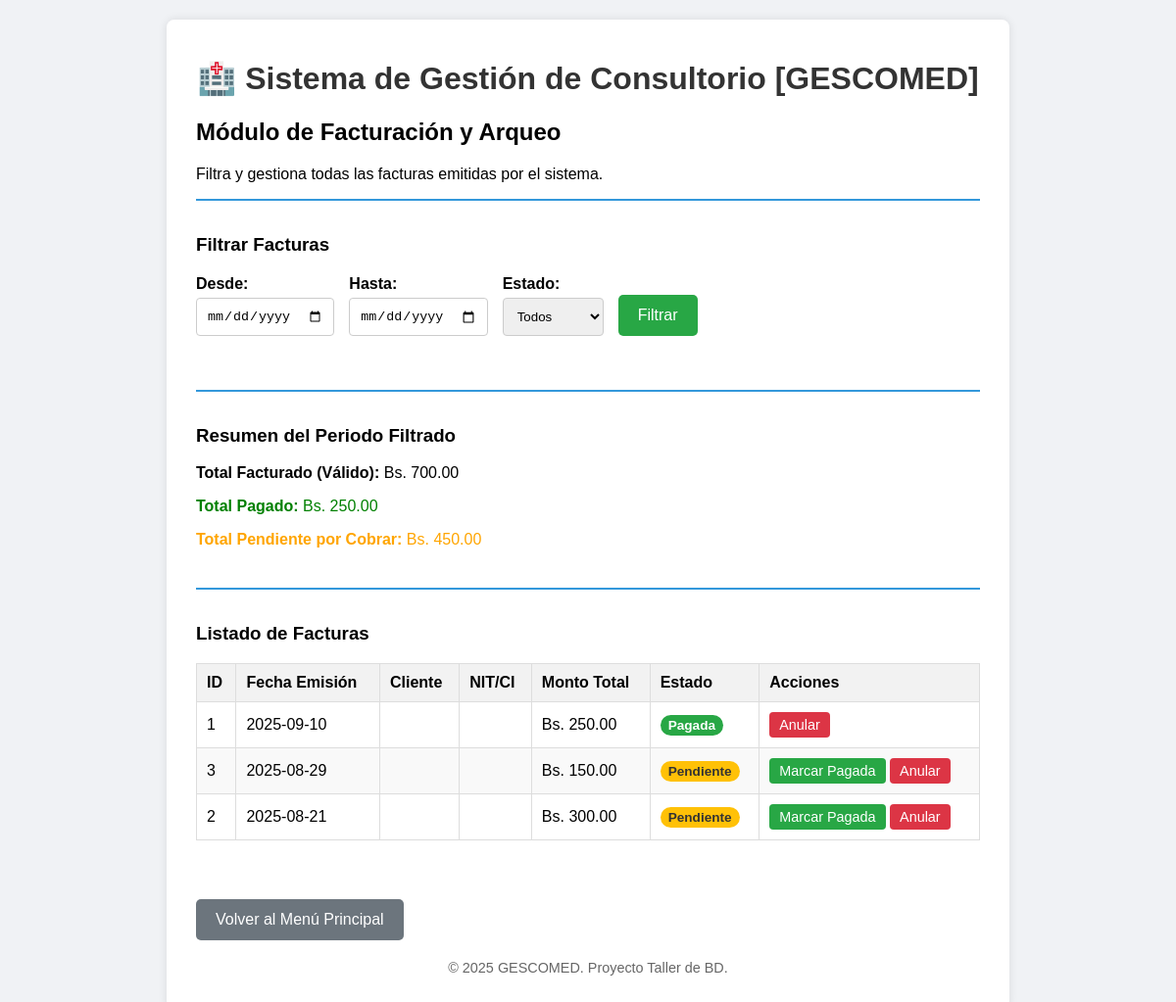
Page /app_php/facturacion.php on the earlier database version.
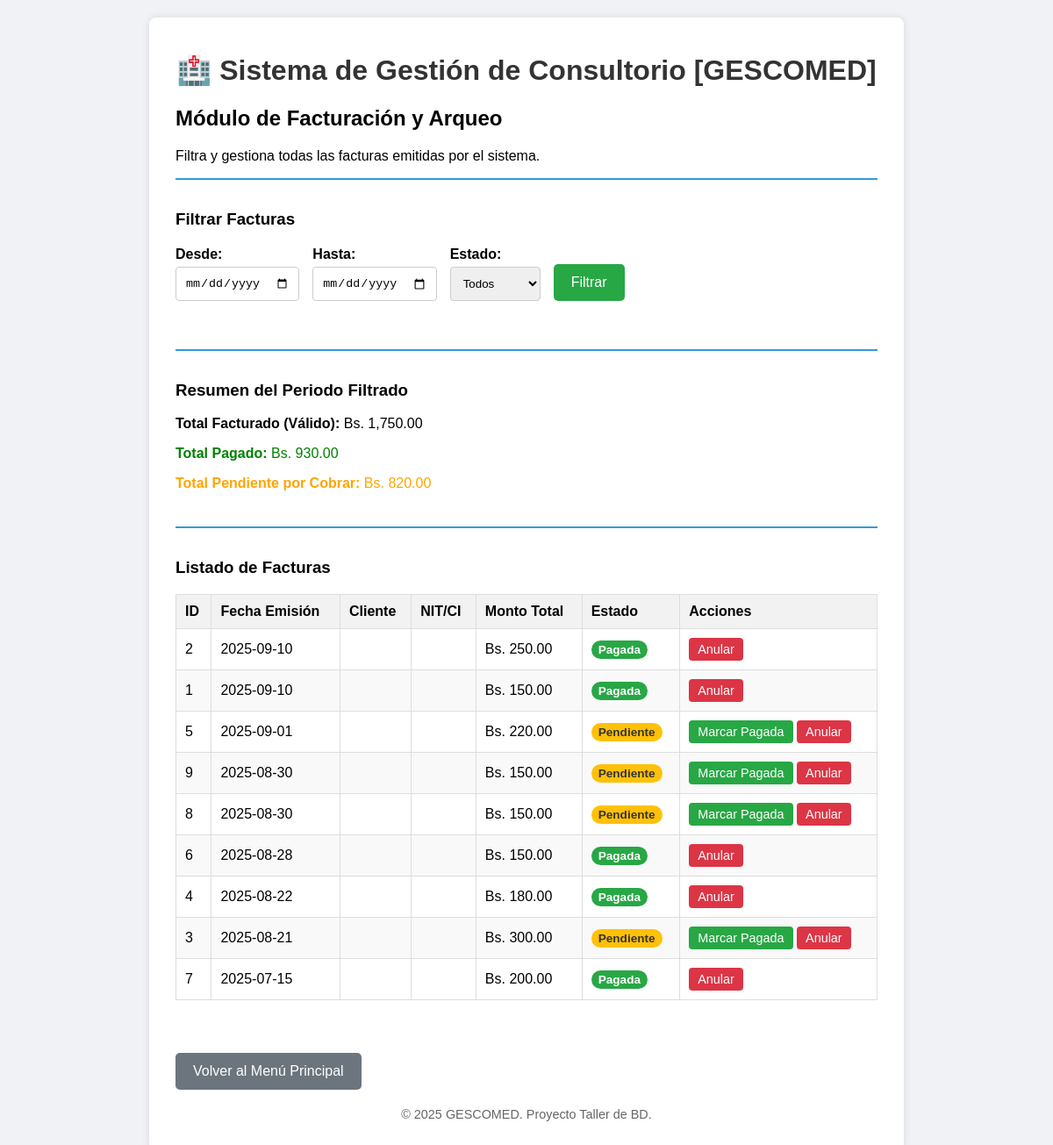
Same page on the later database version.
### tables this page shows
CREATE TABLE `factura` (
  `id_factura` int(11) NOT NULL,
  `id_cita` int(11) NOT NULL,
  `monto_total` decimal(10,2) NOT NULL,
  `estado_pago` enum('pendiente','pagada') DEFAULT 'pendiente',
  `fecha_emision` date NOT NULL
);

### app_php/facturacion.php (the view, shortened to what this page needs)
<?php
require_once 'includes/db_connection.php';
try {
    $fecha_inicio = $_GET['fecha_inicio'] ?? '';
    $fecha_fin = $_GET['fecha_fin'] ?? '';
    $estado_filtro = $_GET['estado_filtro'] ?? 'todos';
    $sql_base = "SELECT f.*, CONCAT(p.nombre, ' ', p.apellido) AS paciente_nombre
                 FROM factura f
                 JOIN cita c ON f.id_cita = c.id_cita
                 JOIN paciente p ON c.id_paciente = p.id_paciente";
    $params = [];
    $sql_base .= " ORDER BY f.fecha_emision DESC, f.id_factura DESC";
    $stmt = $pdo->prepare($sql_base);
    $stmt->execute($params);
    $facturas = $stmt->fetchAll();
    $total_facturado = 0;
    $total_pagado = 0;
    $total_pendiente = 0;
    foreach ($facturas as $factura) {
        if ($factura['estado_pago'] !== 'anulada') {
            $total_facturado += $factura['monto_total'];
            if ($factura['estado_pago'] === 'pagada') {
                $total_pagado += $factura['monto_total'];
            } else {
                $total_pendiente += $factura['monto_total'];
            }
        }
    }
} catch (PDOException $e) {
    $error_message = "Error al cargar las facturas: " . $e->getMessage();
    $facturas = [];
}
?>
<?php include 'includes/header.php'; ?>
<h2>Módulo de Facturación y Arqueo</h2>
<p>Filtra y gestiona todas las facturas emitidas por el sistema.</p>
<div class="report-container">
    <h3>Filtrar Facturas</h3>
    <form method="GET" class="data-form">
        <div style="display: flex; gap: 15px; align-items: flex-end;">
            <div class="form-group"><label for="fecha_inicio">Desde:</label><input type="date" name="fecha_inicio" value="<?php echo htmlspecialchars($fecha_inicio); ?>"></div>
            <div class="form-group"><label for="fecha_fin">Hasta:</label><input type="date" name="fecha_fin" value="<?php echo htmlspecialchars($fecha_fin); ?>"></div>
            <div class="form-group">
                <label for="estado_filtro">Estado:</label>
                <select name="estado_filtro">
                    <option value="todos" <?php if($estado_filtro == 'todos') echo 'selected'; ?>>Todos</option>
                </select>
            </div>
            <div class="form-group"><button type="submit" class="btn">Filtrar</button></div>
        </div>
    </form>
</div>
<div class="report-container">
    <h3>Resumen del Periodo Filtrado</h3>
    <p><strong>Total Facturado (Válido):</strong> Bs. <?php echo number_format($total_facturado, 2); ?></p>
    <p style="color: green;"><strong>Total Pagado:</strong> Bs. <?php echo number_format($total_pagado, 2); ?></p>
    <p style="color: orange;"><strong>Total Pendiente por Cobrar:</strong> Bs. <?php echo number_format($total_pendiente, 2); ?></p>
</div>
<div class="report-container">
    <h3>Listado de Facturas</h3>
    <table class="report-table">
        <thead>
            <tr>
                <th>ID</th>
                <th>Fecha Emisión</th>
                <th>Cliente</th>
                <th>NIT/CI</th>
                <th>Monto Total</th>
                <th>Estado</th>
                <th>Acciones</th>
            </tr>
        </thead>
        <tbody>
            <?php if (count($facturas) > 0): ?>
                <?php foreach ($facturas as $factura): ?>
                    <tr>
                        <td><?php echo htmlspecialchars($factura['id_factura']); ?></td>
                        <td><?php echo htmlspecialchars($factura['fecha_emision']); ?></td>
                        <td><?php echo htmlspecialchars($factura['razon_social_cliente']); ?></td>
                        <td><?php echo htmlspecialchars($factura['nit_cliente']); ?></td>
                        <td>Bs. <?php echo htmlspecialchars(number_format($factura['monto_total'], 2)); ?></td>
                        <td>
                            <span class="status-badge status-<?php echo htmlspecialchars($factura['estado_pago']); ?>">
                                <?php echo htmlspecialchars(ucfirst($factura['estado_pago'])); ?>
                            </span>
                        </td>
                        <td>
                            <?php if ($factura['estado_pago'] == 'pendiente'): ?>
                                <form method="POST" style="display:inline;">
                                    <button type="submit" class="btn-confirmar">Marcar Pagada</button>
                                </form>
                            <?php endif; ?>
                            <?php if ($factura['estado_pago'] != 'anulada'): ?>
                                <form method="POST" style="display:inline;" onsubmit="return confirm('¿Estás seguro de que quieres anular esta factura? Esta acción no se puede deshacer.');">
                                    <button type="submit" class="btn-cancelar">Anular</button>
                                </form>
                            <?php endif; ?>
                        </td>
                    </tr>
                <?php endforeach; ?>
            <?php else: ?>
                <tr><td colspan="7" style="text-align:center;">No se encontraron facturas con los filtros seleccionados.</td></tr>
            <?php endif; ?>
        </tbody>
    </table>
</div>
<a href="index.php" class="btn-secondary" style="display:inline-block; margin-top: 20px;">Volver al Menú Principal</a>
<?php include 'includes/footer.php'; ?>

### app_php/includes/header.php (shortened to what this page needs)
<!DOCTYPE html>
<html lang="es">
<head>
    <link rel="stylesheet" href="css/style.css">
</head>
<body>
<div class="container">
    <header>
        <h1>🏥 Sistema de Gestión de Consultorio [GESCOMED]</h1>
    </header>
    <main>

### app_php/includes/footer.php
</main>
    <footer>
        <p>&copy; <?php echo date("Y"); ?> GESCOMED. Proyecto Taller de BD.</p>
    </footer>
</div>
</body>
</html>

### app_php/css/style.css (style rules this page uses)
body { font-family: sans-serif; background-color: #f0f2f5; margin: 0; padding: 20px; }
.container { max-width: 800px; margin: auto; background: #fff; padding: 20px 30px; border-radius: 8px; box-shadow: 0 0 10px rgba(0,0,0,0.1); }
header h1 { text-align: center; color: #333; }
footer { text-align: center; margin-top: 20px; font-size: 0.9em; color: #666; }
.data-form { margin-top: 20px; }
.form-group { margin-bottom: 15px; }
.form-group label { display: block; margin-bottom: 5px; font-weight: bold; }
.form-group input[type="text"], .form-group input[type="date"], .form-group input[type="tel"], .form-group input[type="email"] { width: 100%; padding: 10px; border: 1px solid #ccc; border-radius: 4px; box-sizing: border-box; }
.btn, .btn-secondary { padding: 12px 20px; border: none; border-radius: 5px; cursor: pointer; text-decoration: none; font-size: 1em; display: inline-block; }
.btn { background-color: #28a745; color: white; }
.btn-secondary { background-color: #6c757d; color: white; }
.form-group input[type="text"], .form-group input[type="date"], .form-group input[type="time"], .form-group input[type="tel"], .form-group input[type="email"], .form-group select { width: 100%; padding: 10px; border: 1px solid #ccc; border-radius: 4px; box-sizing: border-box; }
.report-container { margin-bottom: 40px; border-top: 2px solid #3498db; padding-top: 15px; }
.report-table { width: 100%; border-collapse: collapse; margin-bottom: 20px; }
.report-table th, .report-table td { border: 1px solid #ddd; padding: 10px; text-align: left; }
.report-table thead { background-color: #f2f2f2; font-weight: bold; }
.report-table tbody tr:nth-child(even) { background-color: #f9f9f9; }
.btn-confirmar, .btn-cancelar { padding: 5px 10px; border: none; border-radius: 4px; color: white; cursor: pointer; font-size: 0.9em; }
.btn-confirmar { background-color: #28a745; }
.btn-cancelar { background-color: #dc3545; }
.status-badge { padding: 3px 8px; border-radius: 12px; font-size: 0.85em; font-weight: bold; color: white; }
.status-pendiente { background-color: #ffc107; color: #333; }
.status-pagada { background-color: #28a745; }

Differences in the rows shown:
changed factura id 2: fecha_emision "2025-08-21" → "2025-09-10"; monto_total "300.00" → "250.00"; estado_pago "Pendiente" → "Pagada"; no longer shows "Marcar Pagada"; moves up the list
changed factura id 1: monto_total "250.00" → "150.00"
added factura: id_factura "5", fecha_emision "2025-09-01", monto_total "220.00", estado_pago "Pendiente"
added factura: id_factura "9", fecha_emision "2025-08-30", monto_total "150.00", estado_pago "Pendiente"
added factura: id_factura "8", fecha_emision "2025-08-30", monto_total "150.00", estado_pago "Pendiente"
added factura: id_factura "6", fecha_emision "2025-08-28", monto_total "150.00", estado_pago "Pagada"
added factura: id_factura "4", fecha_emision "2025-08-22", monto_total "180.00", estado_pago "Pagada"
changed factura id 3: fecha_emision "2025-08-29" → "2025-08-21"; monto_total "150.00" → "300.00"
added factura: id_factura "7", fecha_emision "2025-07-15", monto_total "200.00", estado_pago "Pagada"
Other differences:
$total_facturado: "700.00" → "1,750.00"
$total_pagado: "250.00" → "930.00"
$total_pendiente: "450.00" → "820.00"
